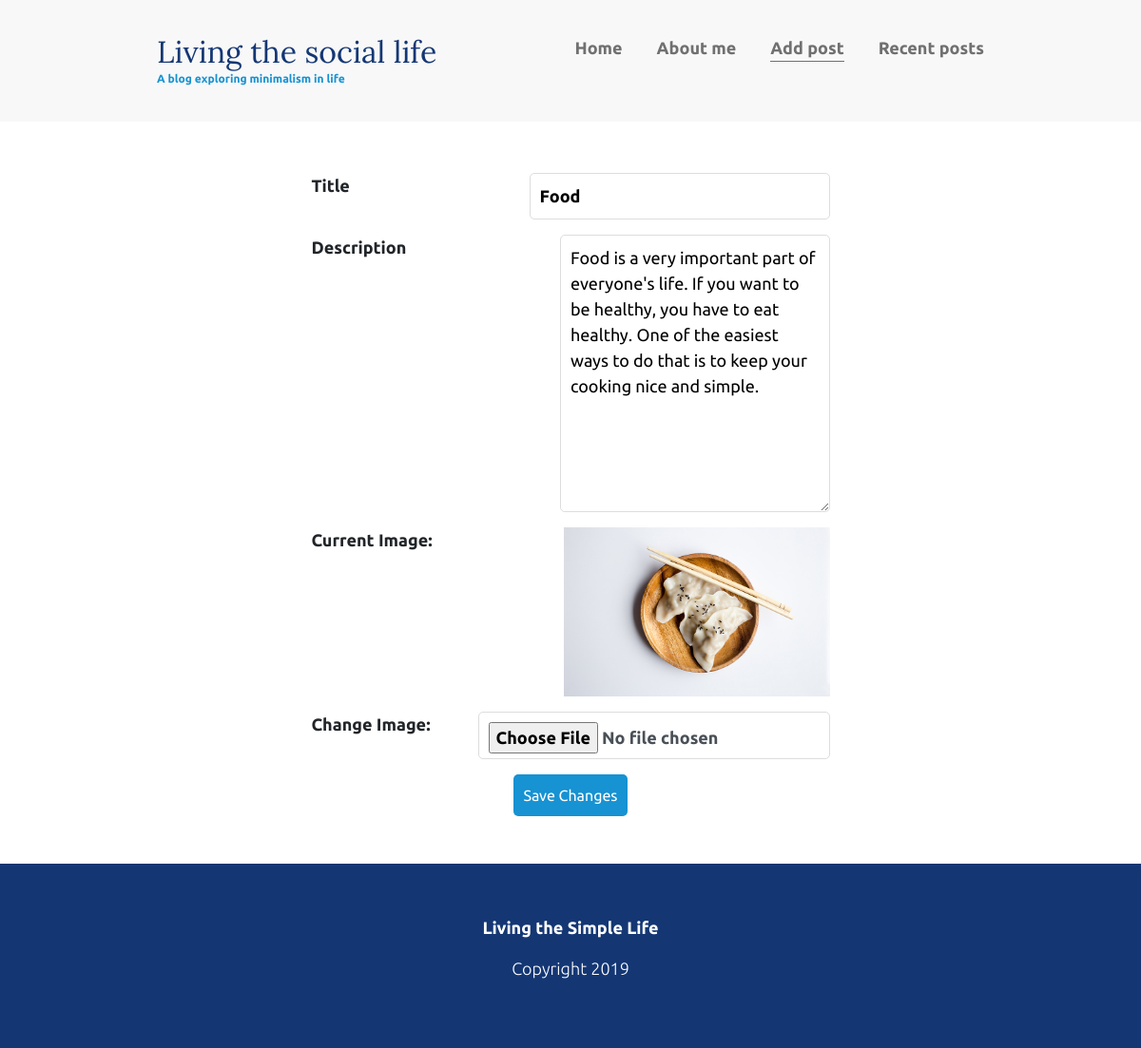
/edit/6, run on the app's committed database.
### blogapp/models.py (models this page shows)
class AddPost(models.Model):
    title = models.CharField(max_length=225)
    description = models.TextField()
    image = models.ImageField(upload_to='img/')
    created_at = models.DateTimeField(auto_now_add=True)

### blogapp/views.py (the view)
# urls.py: path('edit/<id>', views.edit, name='edit'),
def edit(request,id):
    post = AddPost.objects.get(id=id)
    if request.method == 'POST':
        form = AddPostForm(request.POST, request.FILES, instance=post)
        if form.is_valid():
            form.save()
            return redirect('index')
    else:
        form = AddPostForm(instance=post)
    return render(request, 'edit.html', {'form': form, 'post': post})

### blogapp/forms.py
class AddPostForm(forms.ModelForm):
    class Meta:
        model = AddPost
        fields = ['title', 'description', 'image']

### templates/edit.html (shortened to what this page needs)
{% extends "base.html" %}
{% load static %}
{% block content %}
<header>
    <div class="container container-flex">
        <div class="site-title">
            <h1>Living the social life</h1>
            <p class="subtitle">A blog exploring minimalism in life</p>
        </div>
        <nav>
            <ul>
                <li><a href="{% url 'index' %}">Home</a></li>
                <li><a href="{% url 'about-me' %}">About me</a></li>
                <li><a class="current-page" href="{% url 'add-post' %}">Add post</a></li>
                <li><a href="{% url 'recent-posts' %}">Recent posts</a></li>
            </ul>
        </nav>
    </div>
</header>
<div class="form_div">
    <form method="post" enctype="multipart/form-data">
        <div class="mb-3 d-flex w-100">
            <label for="id_title" class="form-label">Title</label>
            {{ form.title }}
        </div>
        <div class="mb-3 d-flex w-100" >
            <label for="id_description" class="form-label">Description</label>
            {{ form.description }}
        </div>
        {% if form.instance.image %}
            <div class="mb-3 d-flex w-100">
                <label class="form-label"><strong>Current Image:</strong></label>
                <div>
                    <img src="{{ form.instance.image.url }}" alt="Current image" class="img-fluid " style="max-width: 280px; max-height: 300px;">
                </div>
            </div>
        {% endif %}
        <div class="mb-3 d-flex w-100">
            <label for="id_image" class="form-label"><strong>Change Image:</strong></label>
            <input type="file" class="form-control" id="id_image" name="image">
        </div>
        <div class="text-center">
            <button type="submit" class="btn btn-primary">Save Changes</button>
        </div>
    </form>
</div>
<footer>
    <p><strong>Living the Simple Life</strong></p>
    <p>Copyright 2019</p>
</footer>
{% endblock %}

### static/css/styles.css (style rules this page uses)
body { margin: 0; font-family: 'Ubuntu', sans-serif; font-size: 1.125rem; font-weight: 300; }
img { max-width: 100%; display: block; }
h1, h2, h3 { font-family: 'Lora', serif; font-weight: 400; color: #143774; margin-top: 0; }
h1 { font-size: 2rem; margin: 0; }
a { color: #1792d2; }
strong { font-weight: 700; }
.subtitle { font-weight: 700; color: #1792d2; font-size: .75rem; margin: 0; }
.container { width: 90%; max-width: 900px; margin: 0 auto; }
.container-flex { display: flex; flex-direction: column; justify-content: space-between; }
header { background: #f8f8f8; padding: 2em 0; text-align: center; margin-bottom: 3em; }
footer { background:#143774; color: white; text-align: center; padding: 3em 0; }
@media (min-width: 675px) { header { text-align: left; } }
@media (min-width: 675px) { .container-flex { flex-direction: row; } }
nav ul { list-style: none; padding: 0; display: flex; justify-content: center; }
nav li { margin-left: 2em; }
nav a { text-decoration: none; color: #707070; font-weight: 700; padding: .25em 0; }
.current-page { border-bottom: 1px solid #707070; }
.form_div { display: flex; align-items: center; flex-direction: column; margin-bottom: 50px; }
form label { margin-bottom: 0; font-weight: bold; flex: 1; text-align: left; }
form input[type="text"] { font-weight: 600; flex: 1; padding: 10px; border: 1px solid #ddd; border-radius: 5px; font-size: 18px; width: 420px; }
form input[type="file"] { font-weight: 600; flex: 1; padding: 10px; border: 1px solid #ddd; border-radius: 5px; font-size: 18px; width: 420px; height: 50px; }
form textarea { flex: 1; padding: 10px; border: 1px solid #ddd; border-radius: 5px; font-size: 18px; width: 420px; }
form input[type="file"] { flex: 1; padding: 10px; border: 1px solid #ddd; border-radius: 5px; font-size: 18px; width: 420px; }
form button[type="submit"] { width: 120px; background-color: #1792d2; color: white; padding: 10px; border: none; border-radius: 5px; font-size: 1rem; cursor: pointer; transition: background-color 0.3s ease; }

### data on the page
AddPost: title "Food", description "Food is a very important part of everyone's life. If you want to be healthy, you have to eat healthy. One of the easiest ways to do that is to keep your cooking nice and simple.", instance.image (picture)
